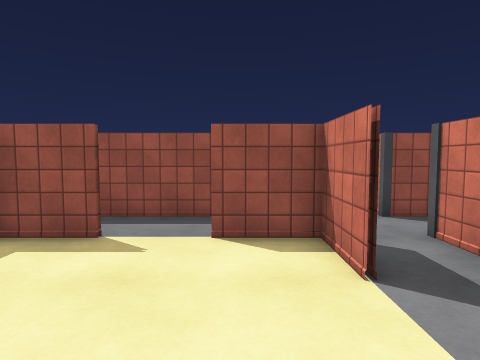
view 1 (above)

16 first-person views from a walk through a 3-D level made in the Unity game engine. The camera is 1.4 m above the floor, tilts 4° down and sees 75° across. Doors are open. The floor is counted in squares, 1 m on a side. Each view is taken from the middle of a square. On the plan, view 1 faces up. The plan holds only what a view shows up to about 14 squares ahead; the rest is blank. The player is left out. Some animated figures are not drawn. Surface patterns are stand-ins for the level's own textures.

view 2
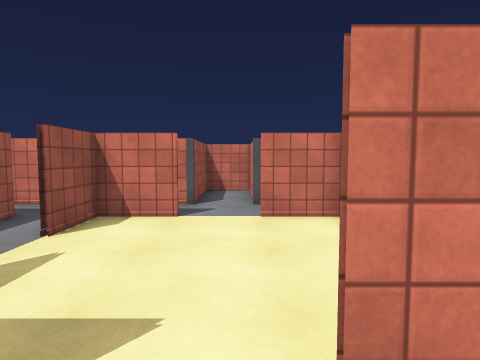

view 3
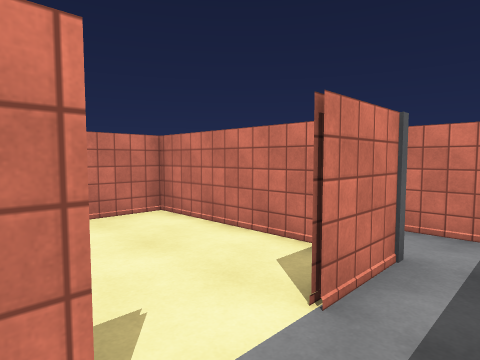

view 4
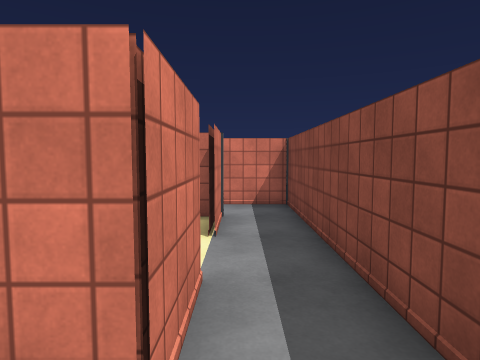

view 5
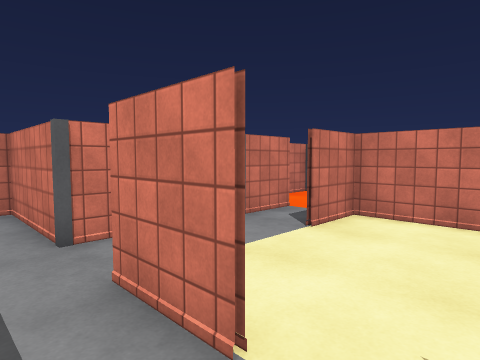

view 6
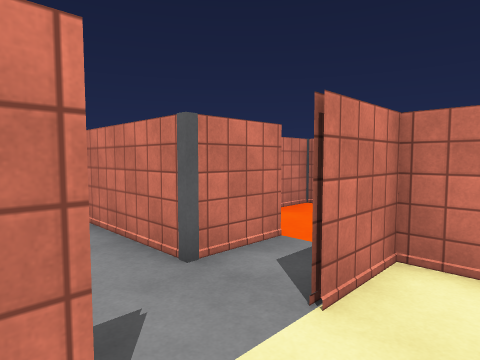

view 7
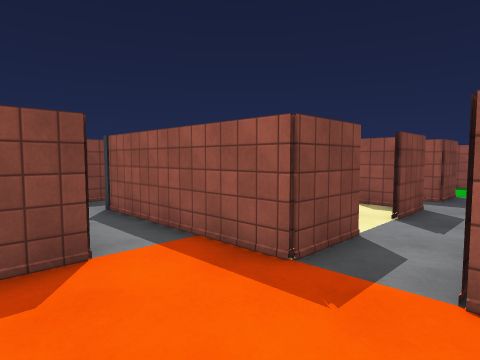

view 8
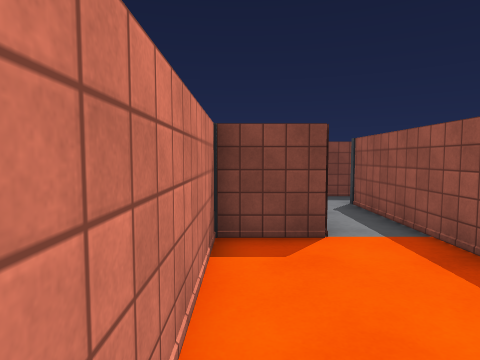

view 9
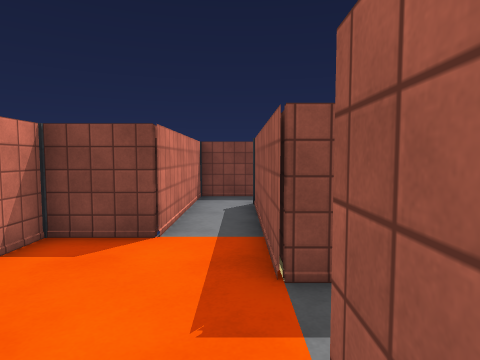

view 10
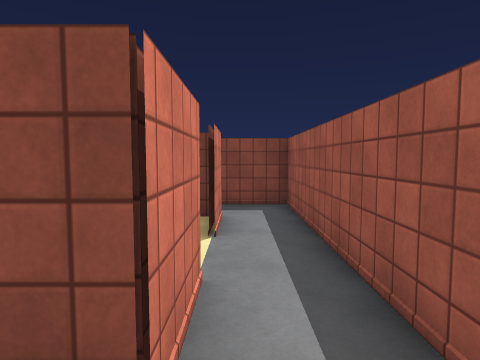

view 11
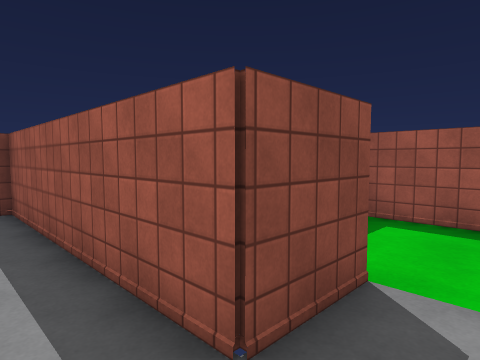

view 12
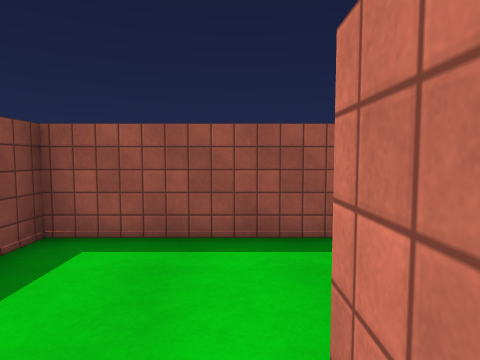

view 13
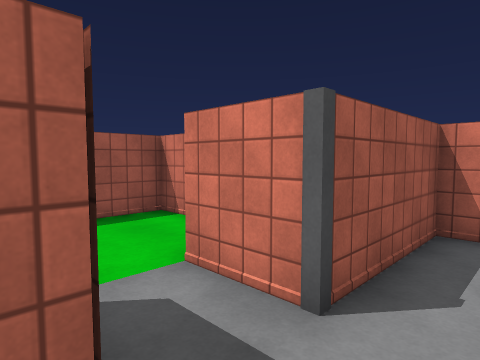

view 14
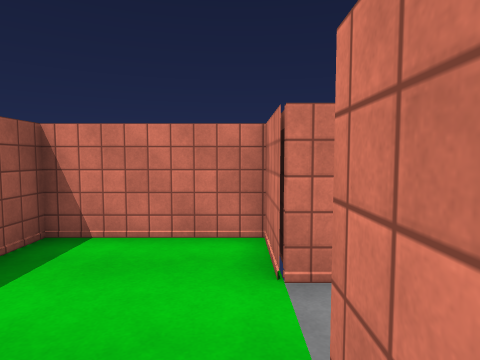

view 15
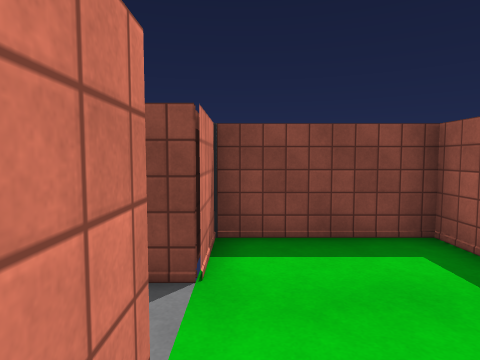

view 16
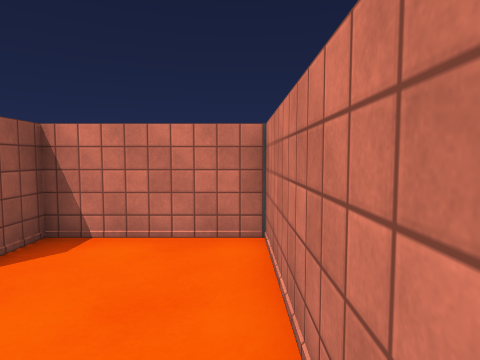

### Floor plan
Points are (right, up) in squares from view 1. A wall is a line through its corners. A room is listed if a view was taken in it or the views show most of it. See-through windows are left out.
Room 1 (views 1, 6)
walls: (1.4, 3.4) (1.4, 5.4) (-0.5, 5.4); (-2.4, 5.4) (-4.2, 5.4); (-4.4, -0.5) (1.4, -0.5) (1.4, 1.5)
ways out: open door at (-4.5, 2.5) to room 2; open door at (-1.5, 5.5) to room 4; open door at (-0.5, -1.5) to room 5; open door at (1.5, 2.5) to room 7
Room 2 (view 2)
walls: (-6.5, 3.5) (-6.5, -2.5) (-0.4, -2.5); (-0.5, -0.5) (-4.6, -0.5) (-4.6, 1.5)
ways out: open door at (-4.5, 2.5) to room 1; opening at (-6, 3) to room 3
Room 3 (views 3, 4)
walls: (-4.6, 3.4) (-4.6, 5.5) (-2.5, 5.5); (-2.6, 7.5) (-6.5, 7.5) (-6.5, 3.5)
ways out: opening at (-6, 3) to room 2; opening at (-3, 7) to room 4
Room 4 (views 5, 10, 11, 12, 13)
walls: (3.5, 5.5) (7.5, 5.5) (7.5, 7.5) (3.5, 7.5) (3.5, 9.5); (1.6, 9.5) (1.6, 7.5) (-2.6, 7.5); (-0.6, 5.5) (1.6, 5.5)
ways out: open door at (-1.5, 5.5) to room 1; opening at (-3, 7) to room 3; open door at (2.5, 9.5) to room 6; opening at (3, 4.5) to room 7
Room 5 (views 7, 8, 9, 16)
walls: (1.6, -0.5) (-0.5, -0.5); (-0.4, -2.5) (-0.4, -4.4) (5.4, -4.4) (5.4, -0.5) (3.5, -0.5)
ways out: open door at (-0.5, -1.5) to room 1; open door at (2.5, -0.5) to room 7
Room 6 (views 14, 15)
walls: (3.5, 9.5) (5.4, 9.5) (5.4, 13.5) (-0.4, 13.5) (-0.4, 9.5) (1.6, 9.5)
ways out: open door at (2.5, 9.5) to room 4
Room 7 (no view inside)
walls: (7.5, 1.5) (7.5, 3.4) (3.5, 3.4) (3.5, 5.5); (1.6, 1.6) (1.6, -0.5); (3.5, -0.5) (3.5, 1.5) (7.1, 1.5); (1.6, 5.5) (1.6, 3.5)
ways out: open door at (1.5, 2.5) to room 1; opening at (3, 4.5) to room 4; open door at (2.5, -0.5) to room 5

Where each view was taken, in squares from view 1:
view 1: 0 up, 0 right, facing up
view 2: 2 up, 6 left, facing right
view 3: 4 up, 6 left, facing down-right
view 4: 7 up, 5 left, facing down
view 5: 7 up, 2 left, facing down-right
view 6: 4 up, 0 right, facing down-right
view 7: 4 down, 4 right, facing up-left
view 8: 4 down, 5 right, facing left
view 9: 1 down, 5 right, facing left
view 10: 6 up, 3 right, facing left
view 11: 6 up, 3 right, facing up-left
view 12: 8 up, 3 right, facing up
view 13: 6 up, 1 right, facing up-right
view 14: 10 up, 0 right, facing right
view 15: 10 up, 5 right, facing left
view 16: 4 down, 0 right, facing right
